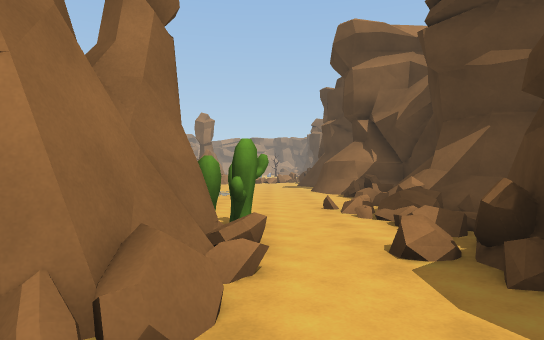
[1] (above)

24 first-person views from a walk through a scene from a Unity 3-D project. The camera is 1.4 m above the floor, looks level and sees 75° across. The floor is counted in squares, 2 m on a side. Each view is taken from the middle of a square. On the plan, view 1 faces up. The plan holds only what a view shows up to about 11 squares ahead; the rest is blank. The place goes on beyond the plan. Some animated figures are left out.

[2]
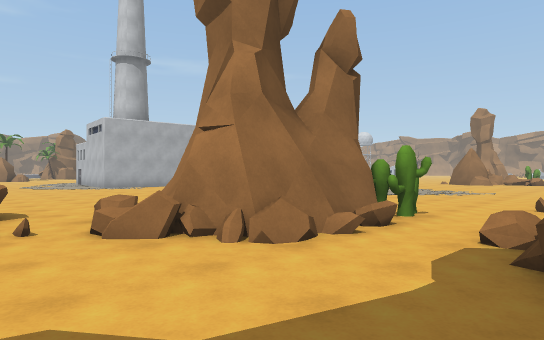

[3]
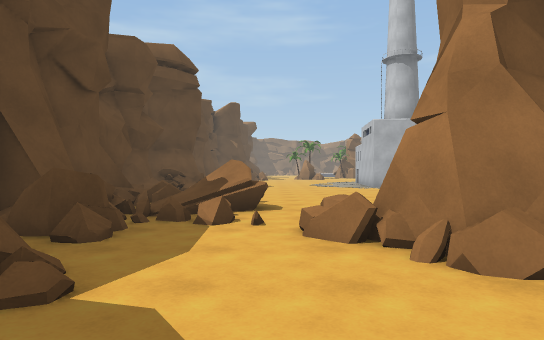

[4]
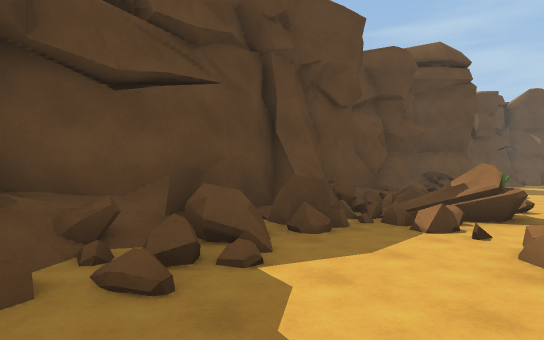

[5]
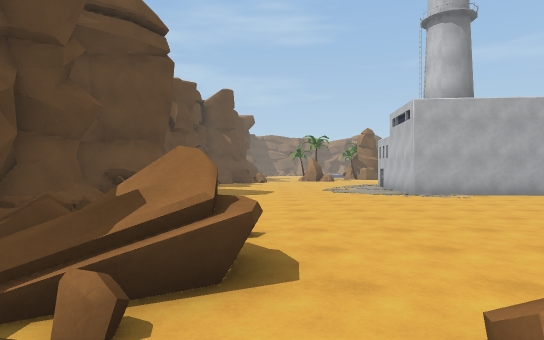

[6]
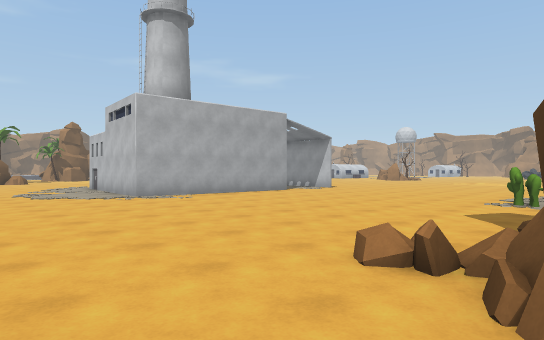

[7]
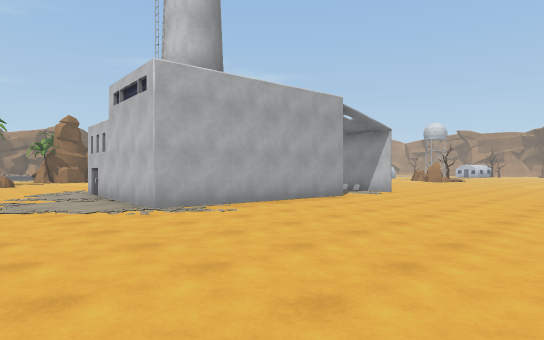

[8]
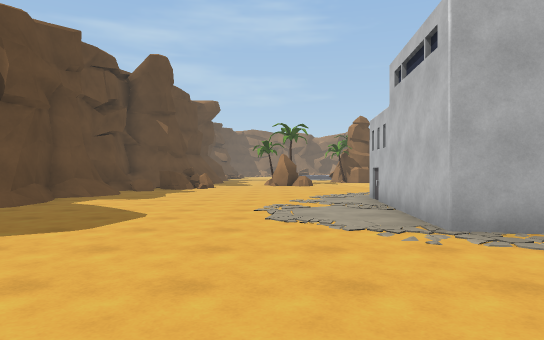

[9]
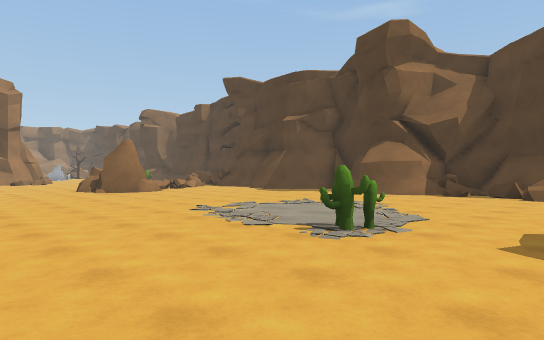

[10]
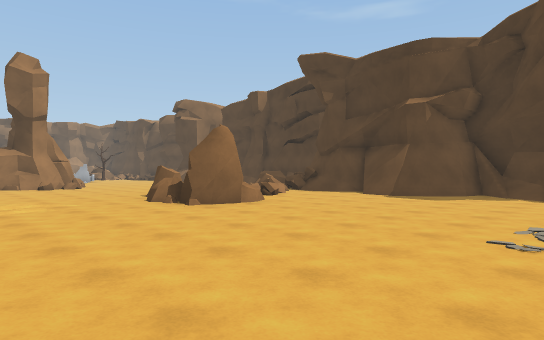

[11]
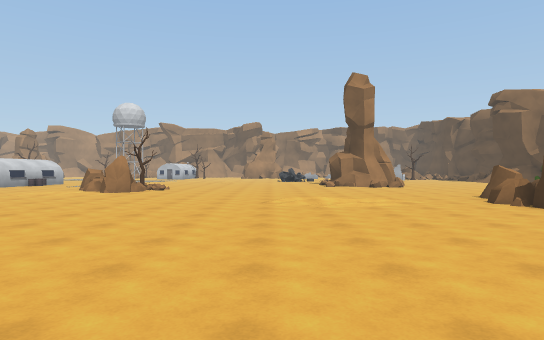

[12]
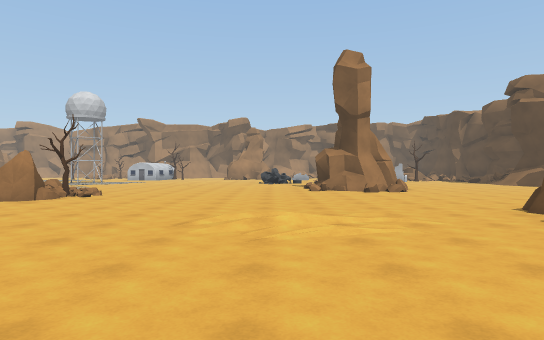

[13]
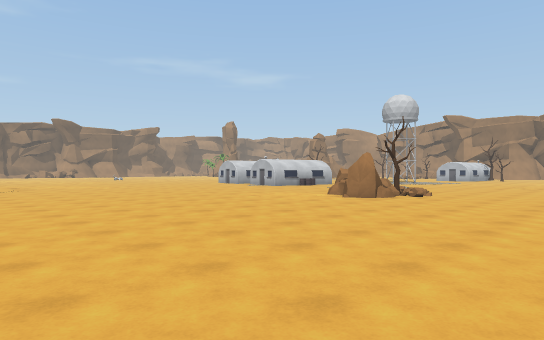

[14]
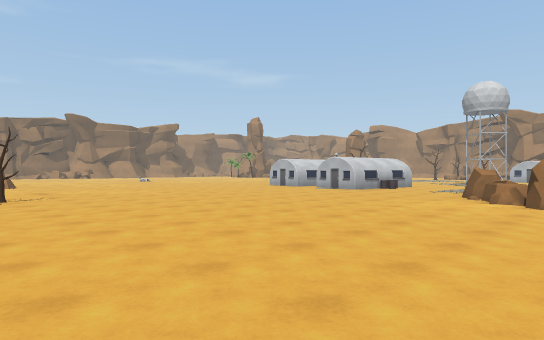

[15]
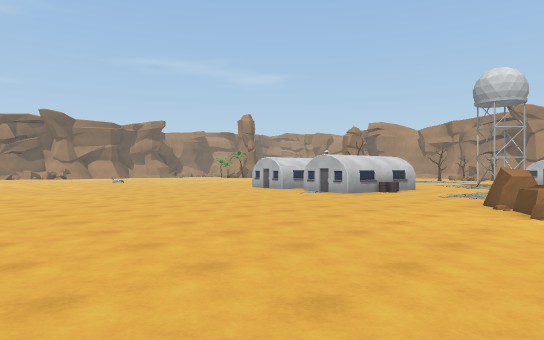

[16]
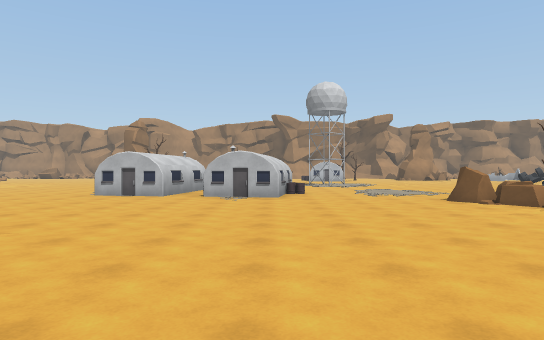

[17]
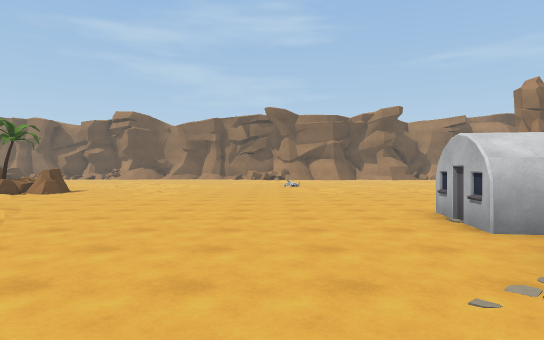

[18]
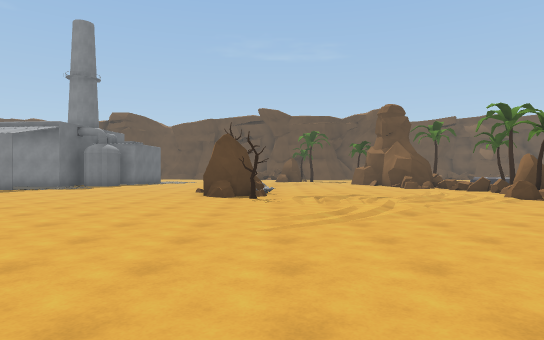

[19]
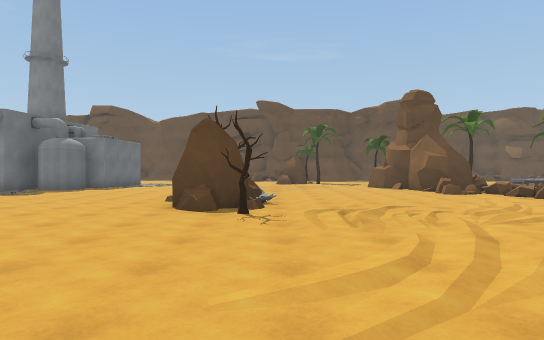

[20]
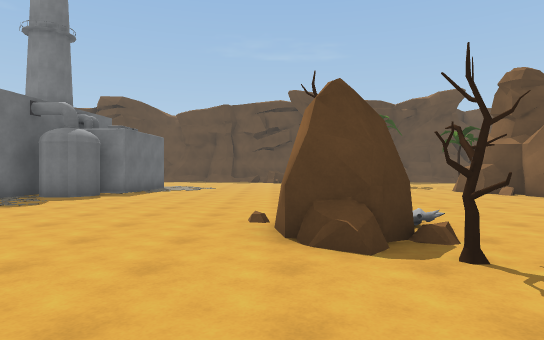

[21]
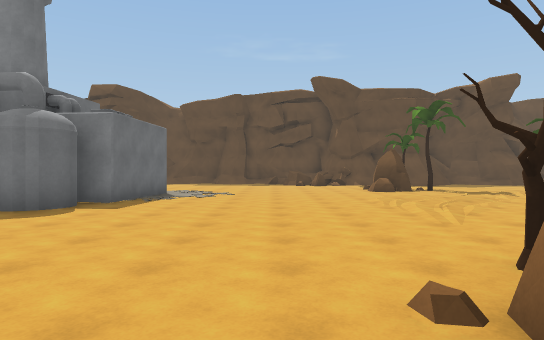

[22]
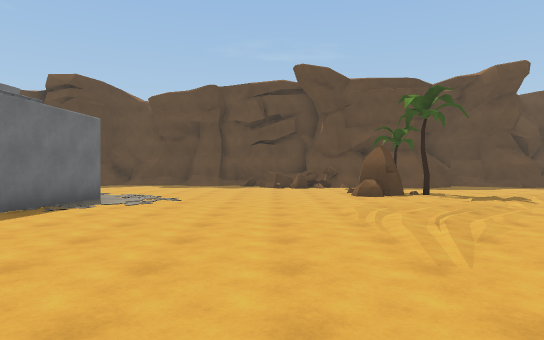

[23]
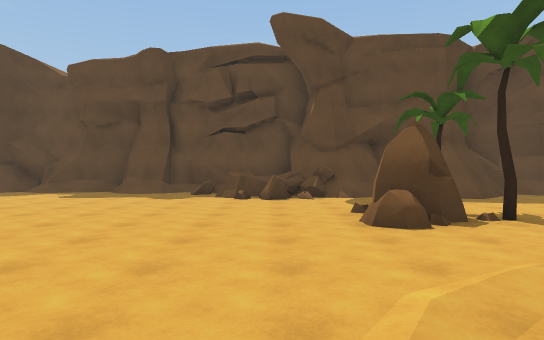

[24]
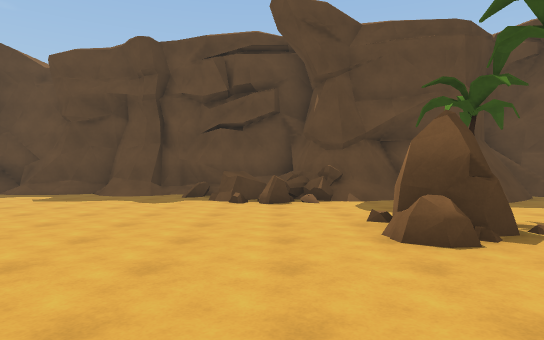

### Floor plan
Key: @ floor where view 1 was taken; # wall or solid block; x gap in a wall; . main floor; : floor 0.25 m higher than the main floor; / step, stairs or slope; = window, fence, low wall or low ledge; ^ raised ledge; C cactus; R rock; T tree; B building; O other object.
Columns run from 30 left of view 1 to 4 right of it. Each row starts with its distance up from view 1.
 27 .....  B. BB....
 26 ......BB.BB.....  ..
 25 ..........B....  ........//...
 24 ..............RRT:............
 23 ...............RR.............
 22 ................R............
 21 .............................O
 20 ./.........................RRO
 19 ......................//..RRR=
 18 ..........................R  =.
 17 ..........................R#....#
 16 R...............................#
 15 TR.....TR.......................##
 14 R.......RR...... ................#
 13 #.......T.......   ..............#
 12 =..............     ............##
 11 =..............   ..............##
 10   R.............  ............../#
  9   #.............###.............=#
  8   #...........#####.......C......#
  7   ##..........#   #.............=##
  6    O.........##   #........  ...=##
  5    ..........###  #........  C..x.
  4   .............####........  #C.##
  3   ...TR...................####.=#
  2   ...TR....................###..#
  1    .. .....................=##../
  0   ... ...................=/...@..
 -1  ./# ./=#=............   #/=.....
 -2 //#######^=....../ O    ==##^==#=
 -3 ###    ^//#.#.##//#===#=######==
 -4        ^#^########=############^
 -5                    #

Positions as (right, up) in squares from view 1, and headings:
1: (0, 0), facing up
2: (2, -1), facing up-left
3: (2, 0), facing left
4: (2, 1), facing down-left
5: (-2, 0), facing left
6: (-3, 0), facing up-left
7: (-6, 1), facing up-left
8: (-8, 2), facing left
9: (-8, 6), facing up-right
10: (-8, 11), facing up-right
11: (-9, 11), facing up
12: (-8, 14), facing up
13: (-9, 14), facing up-left
14: (-13, 14), facing up-left
15: (-14, 16), facing up-left
16: (-20, 16), facing up
17: (-19, 23), facing left
18: (-23, 24), facing down
19: (-23, 21), facing down
20: (-21, 18), facing down
21: (-20, 15), facing down
22: (-21, 13), facing down
23: (-22, 8), facing down
24: (-22, 7), facing down
